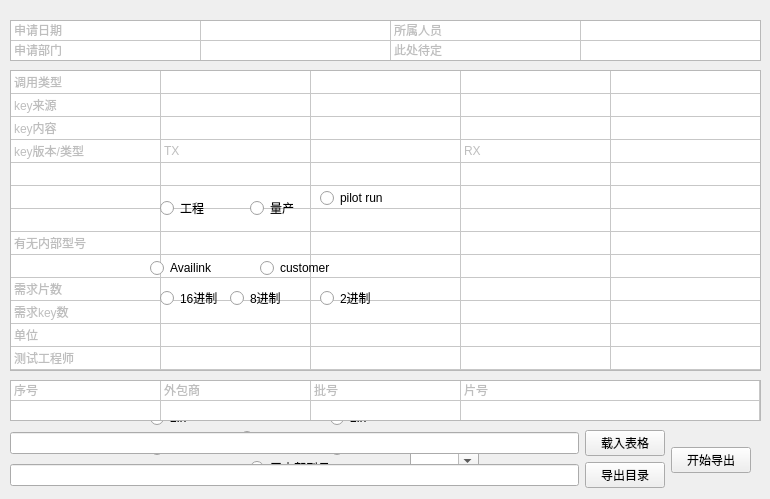
    <widget class="QWidget" name="tab_2">
     <attribute name="title">
      <string>导出key</string>
     </attribute>
     <widget class="QTableWidget" name="tableWidget">
      <property name="enabled">
       <bool>true</bool>
      </property>
      <property name="geometry">
       <rect>
        <x>10</x>
        <y>20</y>
        <width>751</width>
        <height>41</height>
       </rect>
      </property>
      <property name="sizePolicy">
       <sizepolicy hsizetype="Expanding" vsizetype="Expanding">
        <horstretch>0</horstretch>
        <verstretch>0</verstretch>
       </sizepolicy>
      </property>
      <property name="lineWidth">
       <number>1</number>
      </property>
      <property name="verticalScrollBarPolicy">
       <enum>Qt::ScrollBarAlwaysOff</enum>
      </property>
      <property name="horizontalScrollBarPolicy">
       <enum>Qt::ScrollBarAlwaysOff</enum>
      </property>
      <property name="autoScroll">
       <bool>false</bool>
      </property>
      <property name="iconSize">
       <size>
        <width>20</width>
        <height>20</height>
       </size>
      </property>
      <property name="textElideMode">
       <enum>Qt::ElideNone</enum>
      </property>
      <property name="showGrid">
       <bool>true</bool>
      </property>
      <property name="sortingEnabled">
       <bool>true</bool>
      </property>
      <property name="wordWrap">
       <bool>true</bool>
      </property>
      <property name="rowCount">
       <number>2</number>
      </property>
      <property name="columnCount">
       <number>4</number>
      </property>
      <attribute name="horizontalHeaderVisible">
       <bool>false</bool>
      </attribute>
      <attribute name="horizontalHeaderDefaultSectionSize">
       <number>190</number>
      </attribute>
      <attribute name="horizontalHeaderHighlightSections">
       <bool>false</bool>
      </attribute>
      <attribute name="horizontalHeaderMinimumSectionSize">
       <number>27</number>
      </attribute>
      <attribute name="horizontalHeaderShowSortIndicator" stdset="0">
       <bool>false</bool>
      </attribute>
      <attribute name="horizontalHeaderStretchLastSection">
       <bool>false</bool>
      </attribute>
      <attribute name="verticalHeaderVisible">
       <bool>false</bool>
      </attribute>
      <attribute name="verticalHeaderCascadingSectionResizes">
       <bool>false</bool>
      </attribute>
      <attribute name="verticalHeaderDefaultSectionSize">
       <number>20</number>
      </attribute>
      <attribute name="verticalHeaderHighlightSections">
       <bool>false</bool>
      </attribute>
      <attribute name="verticalHeaderShowSortIndicator" stdset="0">
       <bool>false</bool>
      </attribute>
      <attribute name="verticalHeaderStretchLastSection">
       <bool>false</bool>
      </attribute>
      <row/>
      <row/>
      <column/>
      <column/>
      <column/>
      <column/>
      <item row="0" column="0">
       <property name="text">
        <string>申请日期</string>
       </property>
       <property name="flags">
        <set>ItemIsSelectable|ItemIsDragEnabled|ItemIsUserCheckable</set>
       </property>
      </item>
      <item row="0" column="1">
       <property name="flags">
        <set>ItemIsSelectable|ItemIsEditable|ItemIsDragEnabled|ItemIsUserCheckable|ItemIsEnabled</set>
       </property>
      </item>
      <item row="0" column="2">
       <property name="text">
        <string>所属人员</string>
       </property>
       <property name="flags">
        <set>ItemIsSelectable|ItemIsDragEnabled|ItemIsUserCheckable</set>
       </property>
      </item>
      <item row="0" column="3">
       <property name="flags">
        <set>ItemIsSelectable|ItemIsEditable|ItemIsDragEnabled|ItemIsUserCheckable|ItemIsEnabled</set>
       </property>
      </item>
      <item row="1" column="0">
       <property name="text">
        <string>申请部门</string>
       </property>
       <property name="flags">
        <set>ItemIsSelectable|ItemIsDragEnabled|ItemIsUserCheckable</set>
       </property>
      </item>
      <item row="1" column="1">
       <property name="flags">
        <set>ItemIsSelectable|ItemIsEditable|ItemIsDragEnabled|ItemIsUserCheckable|ItemIsEnabled</set>
       </property>
      </item>
      <item row="1" column="2">
       <property name="text">
        <string>此处待定</string>
       </property>
       <property name="flags">
        <set>ItemIsSelectable|ItemIsDragEnabled|ItemIsUserCheckable</set>
       </property>
      </item>
      <item row="1" column="3">
       <property name="flags">
        <set>ItemIsSelectable|ItemIsEditable|ItemIsDragEnabled|ItemIsUserCheckable|ItemIsEnabled</set>
       </property>
      </item>
     </widget>
     <widget class="QTableWidget" name="tableWidget_2">
      <property name="geometry">
       <rect>
        <x>10</x>
        <y>70</y>
        <width>751</width>
        <height>301</height>
       </rect>
      </property>
      <property name="verticalScrollBarPolicy">
       <enum>Qt::ScrollBarAlwaysOff</enum>
      </property>
      <property name="horizontalScrollBarPolicy">
       <enum>Qt::ScrollBarAlwaysOff</enum>
      </property>
      <property name="gridStyle">
       <enum>Qt::SolidLine</enum>
      </property>
      <property name="rowCount">
       <number>13</number>
      </property>
      <property name="columnCount">
       <number>5</number>
      </property>
      <attribute name="horizontalHeaderVisible">
       <bool>false</bool>
      </attribute>
      <attribute name="horizontalHeaderDefaultSectionSize">
       <number>150</number>
      </attribute>
      <attribute name="verticalHeaderVisible">
       <bool>false</bool>
      </attribute>
      <attribute name="verticalHeaderDefaultSectionSize">
       <number>23</number>
      </attribute>
      <row/>
      <row/>
      <row/>
      <row/>
      <row/>
      <row/>
      <row/>
      <row/>
      <row/>
      <row/>
      <row/>
      <row/>
      <row/>
      <column/>
      <column/>
      <column/>
      <column/>
      <column/>
      <item row="0" column="0">
       <property name="text">
        <string>调用类型</string>
       </property>
       <property name="flags">
        <set>ItemIsDragEnabled|ItemIsUserCheckable</set>
       </property>
      </item>
      <item row="1" column="0">
       <property name="text">
        <string>key来源</string>
       </property>
       <property name="flags">
        <set>ItemIsSelectable|ItemIsDragEnabled|ItemIsUserCheckable</set>
       </property>
      </item>
      <item row="2" column="0">
       <property name="text">
        <string>key内容</string>
       </property>
       <property name="flags">
        <set>ItemIsSelectable|ItemIsDragEnabled|ItemIsUserCheckable</set>
       </property>
      </item>
      <item row="3" column="0">
       <property name="text">
        <string>key版本/类型</string>
       </property>
       <property name="flags">
        <set>ItemIsSelectable|ItemIsDragEnabled|ItemIsUserCheckable</set>
       </property>
      </item>
      <item row="3" column="1">
       <property name="text">
        <string>TX</string>
       </property>
       <property name="flags">
        <set>ItemIsSelectable|ItemIsDragEnabled|ItemIsUserCheckable</set>
       </property>
      </item>
      <item row="3" column="3">
       <property name="text">
        <string>RX</string>
       </property>
       <property name="flags">
        <set>ItemIsSelectable|ItemIsDragEnabled|ItemIsUserCheckable</set>
       </property>
      </item>
      <item row="4" column="0">
       <property name="text">
        <string/>
       </property>
      </item>
      <item row="5" column="0">
       <property name="text">
        <string/>
       </property>
      </item>
      <item row="6" column="0">
       <property name="text">
        <string/>
       </property>
      </item>
      <item row="7" column="0">
       <property name="text">
        <string>有无内部型号</string>
       </property>
       <property name="flags">
        <set>ItemIsSelectable|ItemIsDragEnabled|ItemIsUserCheckable</set>
       </property>
      </item>
      <item row="8" column="0">
       <property name="text">
        <string/>
       </property>
      </item>
      <item row="9" column="0">
       <property name="text">
        <string>需求片数</string>
       </property>
       <property name="flags">
        <set>ItemIsSelectable|ItemIsDragEnabled|ItemIsUserCheckable</set>
       </property>
      </item>
      <item row="9" column="1">
       <property name="flags">
        <set>ItemIsSelectable|ItemIsEditable|ItemIsDragEnabled|ItemIsUserCheckable|ItemIsEnabled</set>
       </property>
      </item>
      <item row="10" column="0">
       <property name="text">
        <string>需求key数</string>
       </property>
       <property name="flags">
        <set>ItemIsSelectable|ItemIsDragEnabled|ItemIsUserCheckable</set>
       </property>
      </item>
      <item row="10" column="1">
       <property name="flags">
        <set>ItemIsSelectable|ItemIsEditable|ItemIsDragEnabled|ItemIsUserCheckable|ItemIsEnabled</set>
       </property>
      </item>
      <item row="11" column="0">
       <property name="text">
        <string>单位</string>
       </property>
       <property name="flags">
        <set>ItemIsSelectable|ItemIsDragEnabled|ItemIsUserCheckable</set>
       </property>
      </item>
      <item row="11" column="1">
       <property name="flags">
        <set>ItemIsSelectable|ItemIsEditable|ItemIsDragEnabled|ItemIsUserCheckable|ItemIsEnabled</set>
       </property>
      </item>
      <item row="12" column="0">
       <property name="text">
        <string>测试工程师</string>
       </property>
       <property name="flags">
        <set>ItemIsSelectable|ItemIsDragEnabled|ItemIsUserCheckable</set>
       </property>
      </item>
      <item row="12" column="1">
       <property name="flags">
        <set>ItemIsSelectable|ItemIsEditable|ItemIsDragEnabled|ItemIsUserCheckable|ItemIsEnabled</set>
       </property>
      </item>
     </widget>
     <widget class="QRadioButton" name="radioButton_3">
      <property name="geometry">
       <rect>
        <x>160</x>
        <y>200</y>
        <width>89</width>
        <height>16</height>
       </rect>
      </property>
      <property name="text">
       <string>工程</string>
      </property>
      <attribute name="buttonGroup">
       <string notr="true">buttonGroup</string>
      </attribute>
     </widget>
     <widget class="QRadioButton" name="radioButton_4">
      <property name="geometry">
       <rect>
        <x>250</x>
        <y>200</y>
        <width>89</width>
        <height>16</height>
       </rect>
      </property>
      <property name="text">
       <string>量产</string>
      </property>
      <attribute name="buttonGroup">
       <string notr="true">buttonGroup</string>
      </attribute>
     </widget>
     <widget class="QRadioButton" name="radioButton_5">
      <property name="geometry">
       <rect>
        <x>320</x>
        <y>190</y>
        <width>89</width>
        <height>16</height>
       </rect>
      </property>
      <property name="text">
       <string>pilot run</string>
      </property>
      <attribute name="buttonGroup">
       <string notr="true">buttonGroup</string>
      </attribute>
     </widget>
     <widget class="QRadioButton" name="radioButton_6">
      <property name="geometry">
       <rect>
        <x>150</x>
        <y>260</y>
        <width>89</width>
        <height>16</height>
       </rect>
      </property>
      <property name="text">
       <string>Availink</string>
      </property>
      <attribute name="buttonGroup">
       <string notr="true">buttonGroup_2</string>
      </attribute>
     </widget>
     <widget class="QRadioButton" name="radioButton_7">
      <property name="geometry">
       <rect>
        <x>260</x>
        <y>260</y>
        <width>89</width>
        <height>16</height>
       </rect>
      </property>
      <property name="text">
       <string>customer</string>
      </property>
      <attribute name="buttonGroup">
       <string notr="true">buttonGroup_2</string>
      </attribute>
     </widget>
     <widget class="QRadioButton" name="radioButton_8">
      <property name="geometry">
       <rect>
        <x>160</x>
        <y>290</y>
        <width>89</width>
        <height>16</height>
       </rect>
      </property>
      <property name="text">
       <string>16进制</string>
      </property>
      <attribute name="buttonGroup">
       <string notr="true">buttonGroup_3</string>
      </attribute>
     </widget>
     <widget class="QRadioButton" name="radioButton_9">
      <property name="geometry">
       <rect>
        <x>320</x>
        <y>290</y>
        <width>89</width>
        <height>16</height>
       </rect>
      </property>
      <property name="text">
       <string>2进制</string>
      </property>
      <attribute name="buttonGroup">
       <string notr="true">buttonGroup_3</string>
      </attribute>
     </widget>
     <widget class="QRadioButton" name="radioButton_10">
      <property name="geometry">
       <rect>
        <x>230</x>
        <y>290</y>
        <width>89</width>
        <height>16</height>
       </rect>
      </property>
      <property name="text">
       <string>8进制</string>
      </property>
      <attribute name="buttonGroup">
       <string notr="true">buttonGroup_3</string>
      </attribute>
     </widget>
     <widget class="QRadioButton" name="radioButton_11">
      <property name="geometry">
       <rect>
        <x>150</x>
        <y>380</y>
        <width>89</width>
        <height>16</height>
       </rect>
      </property>
      <property name="text">
       <string>1.x</string>
      </property>
      <attribute name="buttonGroup">
       <string notr="true">buttonGroup_4</string>
      </attribute>
     </widget>
     <widget class="QRadioButton" name="radioButton_12">
      <property name="geometry">
       <rect>
        <x>150</x>
        <y>410</y>
        <width>89</width>
        <height>16</height>
       </rect>
      </property>
      <property name="text">
       <string>2.x</string>
      </property>
      <attribute name="buttonGroup">
       <string notr="true">buttonGroup_4</string>
      </attribute>
     </widget>
     <widget class="QRadioButton" name="radioButton_13">
      <property name="geometry">
       <rect>
        <x>150</x>
        <y>440</y>
        <width>89</width>
        <height>16</height>
       </rect>
      </property>
      <property name="text">
       <string>both</string>
      </property>
      <attribute name="buttonGroup">
       <string notr="true">buttonGroup_4</string>
      </attribute>
     </widget>
     <widget class="QRadioButton" name="radioButton_14">
      <property name="geometry">
       <rect>
        <x>150</x>
        <y>470</y>
        <width>89</width>
        <height>16</height>
       </rect>
      </property>
      <property name="text">
       <string>none</string>
      </property>
      <attribute name="buttonGroup">
       <string notr="true">buttonGroup_4</string>
      </attribute>
     </widget>
     <widget class="QRadioButton" name="radioButton_15">
      <property name="geometry">
       <rect>
        <x>330</x>
        <y>380</y>
        <width>89</width>
        <height>16</height>
       </rect>
      </property>
      <property name="text">
       <string>1.x</string>
      </property>
      <attribute name="buttonGroup">
       <string notr="true">buttonGroup_5</string>
      </attribute>
     </widget>
     <widget class="QRadioButton" name="radioButton_16">
      <property name="geometry">
       <rect>
        <x>330</x>
        <y>440</y>
        <width>89</width>
        <height>16</height>
       </rect>
      </property>
      <property name="text">
       <string>both</string>
      </property>
      <attribute name="buttonGroup">
       <string notr="true">buttonGroup_5</string>
      </attribute>
     </widget>
     <widget class="QRadioButton" name="radioButton_17">
      <property name="geometry">
       <rect>
        <x>330</x>
        <y>410</y>
        <width>89</width>
        <height>16</height>
       </rect>
      </property>
      <property name="text">
       <string>2.x</string>
      </property>
      <attribute name="buttonGroup">
       <string notr="true">buttonGroup_5</string>
      </attribute>
     </widget>
     <widget class="QRadioButton" name="radioButton_18">
      <property name="geometry">
       <rect>
        <x>330</x>
        <y>470</y>
        <width>89</width>
        <height>16</height>
       </rect>
      </property>
      <property name="text">
       <string>none</string>
      </property>
      <attribute name="buttonGroup">
       <string notr="true">buttonGroup_5</string>
      </attribute>
     </widget>
     <widget class="QRadioButton" name="radioButton_19">
      <property name="geometry">
       <rect>
        <x>240</x>
        <y>430</y>
        <width>89</width>
        <height>16</height>
       </rect>
      </property>
      <property name="text">
       <string>有内部型号</string>
      </property>
      <attribute name="buttonGroup">
       <string notr="true">buttonGroup_6</string>
      </attribute>
     </widget>
     <widget class="QRadioButton" name="radioButton_20">
      <property name="geometry">
       <rect>
        <x>250</x>
        <y>460</y>
        <width>89</width>
        <height>16</height>
       </rect>
      </property>
      <property name="text">
       <string>无内部型号</string>
      </property>
      <attribute name="buttonGroup">
       <string notr="true">buttonGroup_6</string>
      </attribute>
     </widget>
     <widget class="QComboBox" name="comboBox">
      <property name="geometry">
       <rect>
        <x>410</x>
        <y>450</y>
        <width>69</width>
        <height>22</height>
       </rect>
      </property>
      <property name="editable">
       <bool>true</bool>
      </property>
     </widget>
     <widget class="QTableWidget" name="tableWidget_3">
      <property name="geometry">
       <rect>
        <x>10</x>
        <y>380</y>
        <width>751</width>
        <height>41</height>
       </rect>
      </property>
      <property name="verticalScrollBarPolicy">
       <enum>Qt::ScrollBarAlwaysOff</enum>
      </property>
      <property name="horizontalScrollBarPolicy">
       <enum>Qt::ScrollBarAlwaysOff</enum>
      </property>
      <property name="rowCount">
       <number>2</number>
      </property>
      <property name="columnCount">
       <number>4</number>
      </property>
      <attribute name="horizontalHeaderVisible">
       <bool>false</bool>
      </attribute>
      <attribute name="horizontalHeaderDefaultSectionSize">
       <number>150</number>
      </attribute>
      <attribute name="horizontalHeaderStretchLastSection">
       <bool>true</bool>
      </attribute>
      <attribute name="verticalHeaderVisible">
       <bool>false</bool>
      </attribute>
      <attribute name="verticalHeaderDefaultSectionSize">
       <number>20</number>
      </attribute>
      <row/>
      <row/>
      <column/>
      <column/>
      <column/>
      <column/>
      <item row="0" column="0">
       <property name="text">
        <string>序号</string>
       </property>
       <property name="flags">
        <set>ItemIsSelectable|ItemIsDragEnabled|ItemIsUserCheckable</set>
       </property>
      </item>
      <item row="0" column="1">
       <property name="text">
        <string>外包商</string>
       </property>
       <property name="flags">
        <set>ItemIsSelectable|ItemIsDragEnabled|ItemIsUserCheckable</set>
       </property>
      </item>
      <item row="0" column="2">
       <property name="text">
        <string>批号</string>
       </property>
       <property name="flags">
        <set>ItemIsSelectable|ItemIsDragEnabled|ItemIsUserCheckable</set>
       </property>
      </item>
      <item row="0" column="3">
       <property name="text">
        <string>片号</string>
       </property>
       <property name="flags">
        <set>ItemIsSelectable|ItemIsDragEnabled|ItemIsUserCheckable</set>
       </property>
      </item>
      <item row="1" column="0">
       <property name="flags">
        <set>ItemIsSelectable|ItemIsEditable|ItemIsDragEnabled|ItemIsUserCheckable|ItemIsEnabled</set>
       </property>
      </item>
      <item row="1" column="1">
       <property name="flags">
        <set>ItemIsSelectable|ItemIsEditable|ItemIsDragEnabled|ItemIsUserCheckable|ItemIsEnabled</set>
       </property>
      </item>
      <item row="1" column="2">
       <property name="flags">
        <set>ItemIsSelectable|ItemIsEditable|ItemIsDragEnabled|ItemIsUserCheckable|ItemIsEnabled</set>
       </property>
      </item>
      <item row="1" column="3">
       <property name="flags">
        <set>ItemIsSelectable|ItemIsEditable|ItemIsDragEnabled|ItemIsUserCheckable|ItemIsEnabled</set>
       </property>
      </item>
     </widget>
     <widget class="QWidget" name="">
      <property name="geometry">
       <rect>
        <x>10</x>
        <y>430</y>
        <width>741</width>
        <height>60</height>
       </rect>
      </property>
      <layout class="QHBoxLayout" name="horizontalLayout_8">
       <item>
        <layout class="QVBoxLayout" name="verticalLayout">
         <item>
          <layout class="QHBoxLayout" name="horizontalLayout_3">
           <item>
            <widget class="QLineEdit" name="file_edit_2"/>
           </item>
           <item>
            <widget class="QPushButton" name="pushButton_3">
             <property name="text">
              <string>载入表格</string>
             </property>
             <property name="autoExclusive">
              <bool>true</bool>
             </property>
             <property name="autoDefault">
              <bool>true</bool>
             </property>
            </widget>
           </item>
          </layout>
         </item>
         <item>
          <layout class="QHBoxLayout" name="horizontalLayout_4">
           <item>
            <widget class="QLineEdit" name="file_edit_3"/>
           </item>
           <item>
            <widget class="QPushButton" name="pushButton_4">
             <property name="text">
              <string>导出目录</string>
             </property>
             <property name="autoExclusive">
              <bool>true</bool>
             </property>
             <property name="autoDefault">
              <bool>true</bool>
             </property>
            </widget>
           </item>
          </layout>
         </item>
        </layout>
       </item>
       <item>
        <widget class="QPushButton" name="pushButton_5">
         <property name="text">
          <string>开始导出</string>
         </property>
        </widget>
       </item>
      </layout>
     </widget>
    </widget>
